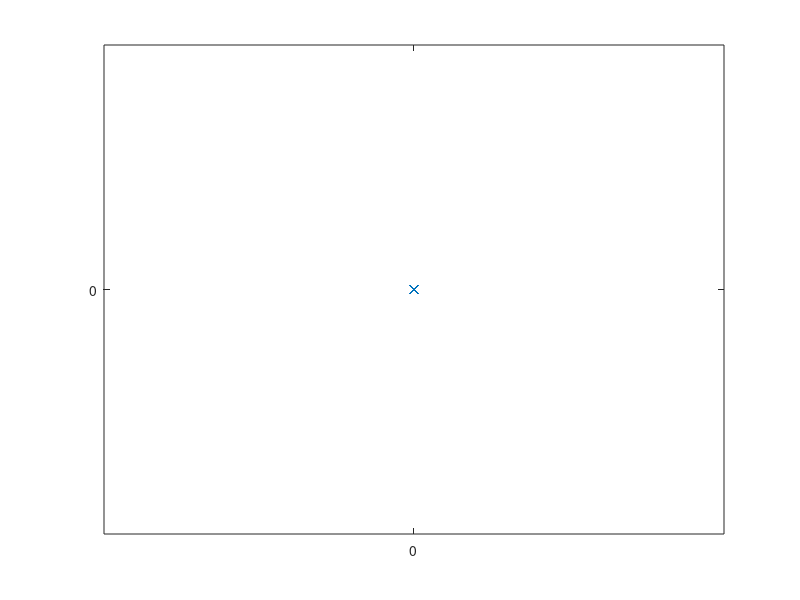

Source code (MATLAB): (Note: this script raises an error after producing the figure.)
close all;
load('All_Mesh.txt');
[NoOfPersons Dim] = size(All_Mesh);
ref = All_Mesh(1,:);
aligned = zeros(NoOfPersons, Dim);
plot(aligned(1,1:2:Dim), aligned(1,2:2:Dim), 'x');
axis equal;
axis ij;
hold on;
aligned(1,:) = ref;
for i=2:NoOfPersons
    data = All_Mesh(i,:);
    [aligned(i,:) v] = AlignShape(data, ref);
    plot(aligned(i,1:2:Dim), aligned(i,2:2:Dim), 'x');
end
save('aligned.txt', '-ascii', 'aligned');
m = mean(aligned);
[V D] = eig(cov(aligned));
D2=diag(sort(diag(D),'descend')); % make diagonal matrix out of sorted diagonal values of input D
[c, ind]=sort(diag(D),'descend'); % store the indices of which columns the sorted eigenvalues come from
V2=V(:,ind); % arrange the columns in this order

